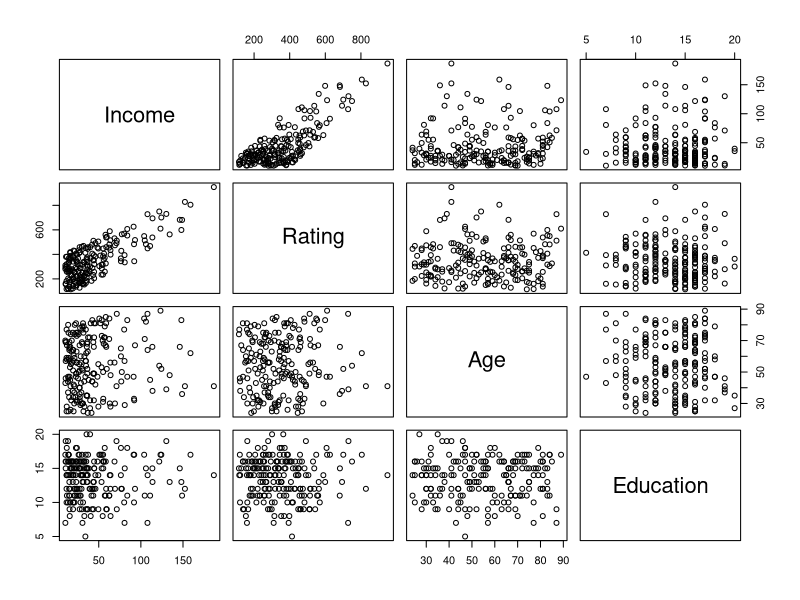
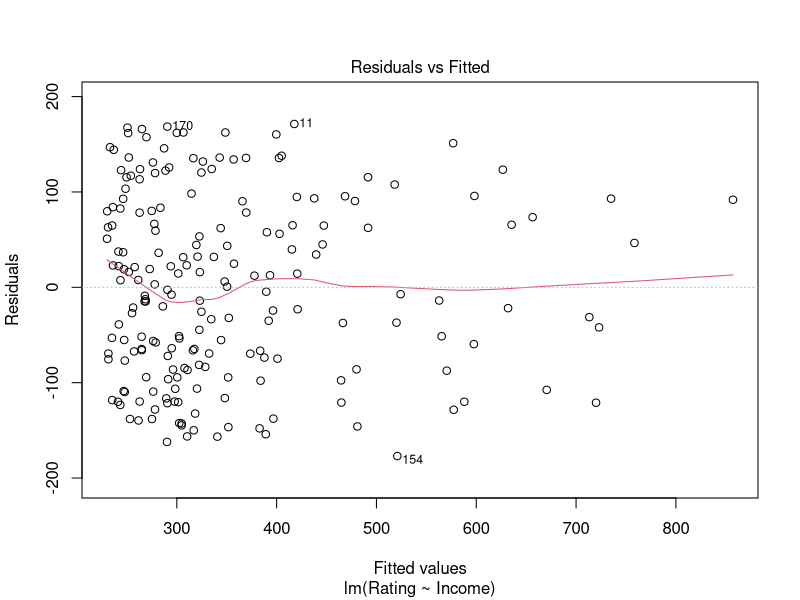
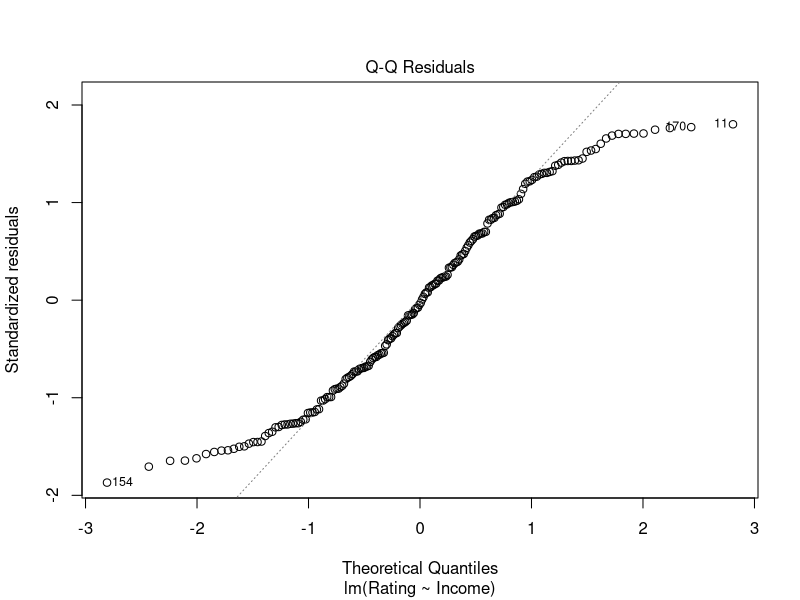
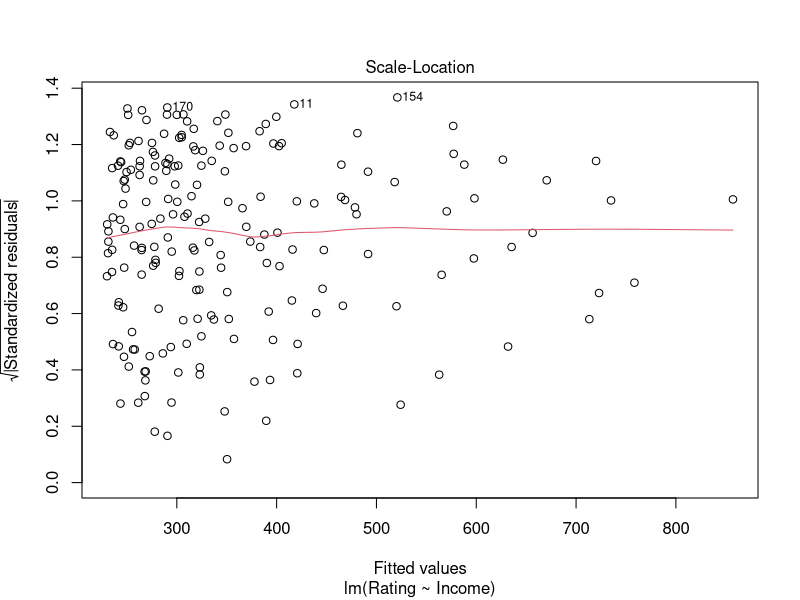
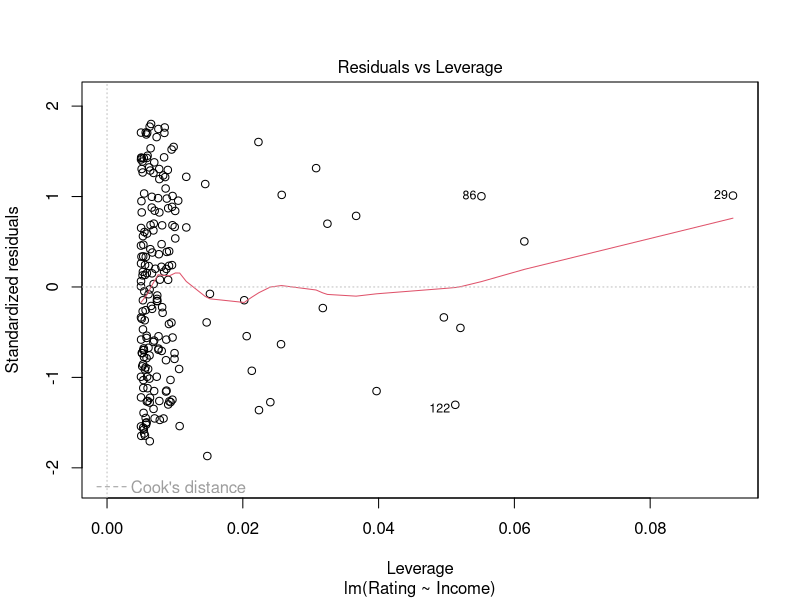

Recreate these plots in R, in order.
# Vincent Lazo
# STA 4163
# Mini project 3

library("readxl")

# Auxiliary variables:
dataset <- read_excel("STA4163 Mini Project 3 Dataset-1.xlsx")
df <- data.frame(dataset)

attach(df)

# part 1: simple linear regression

plot(df)

# model
income_model <- lm(Rating ~ Income, data = df)

# scatterplot
pdf('output/income_plot.pdf')
plot(income_model)
dev.off()

# model summary
summary(income_model)

# anova on model
anova(income_model)

# confidence interval
confint(income_model, level = 0.95)

# coefficient of correlation
cor(Income, Rating)
